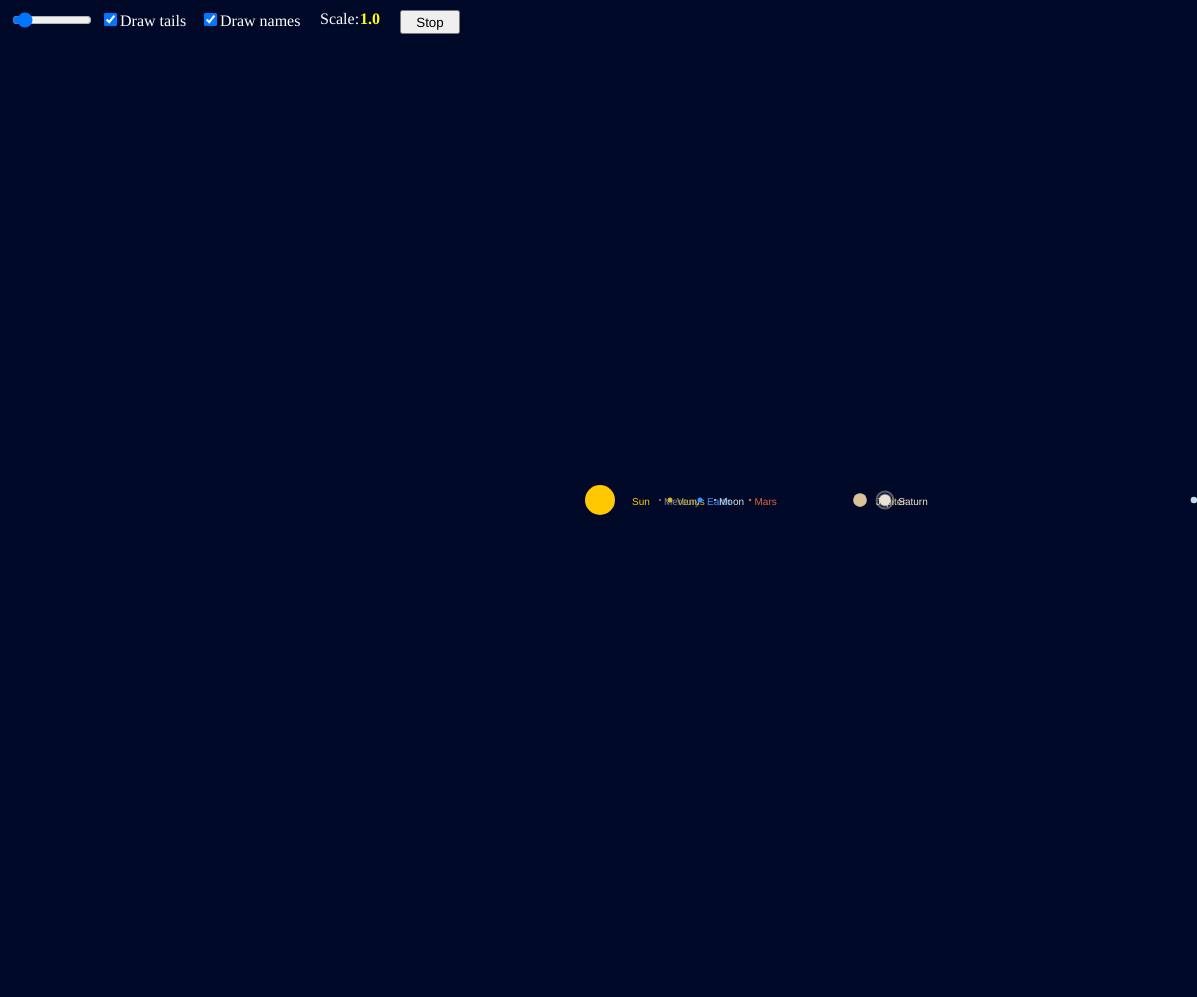
Frame 1 (no input)
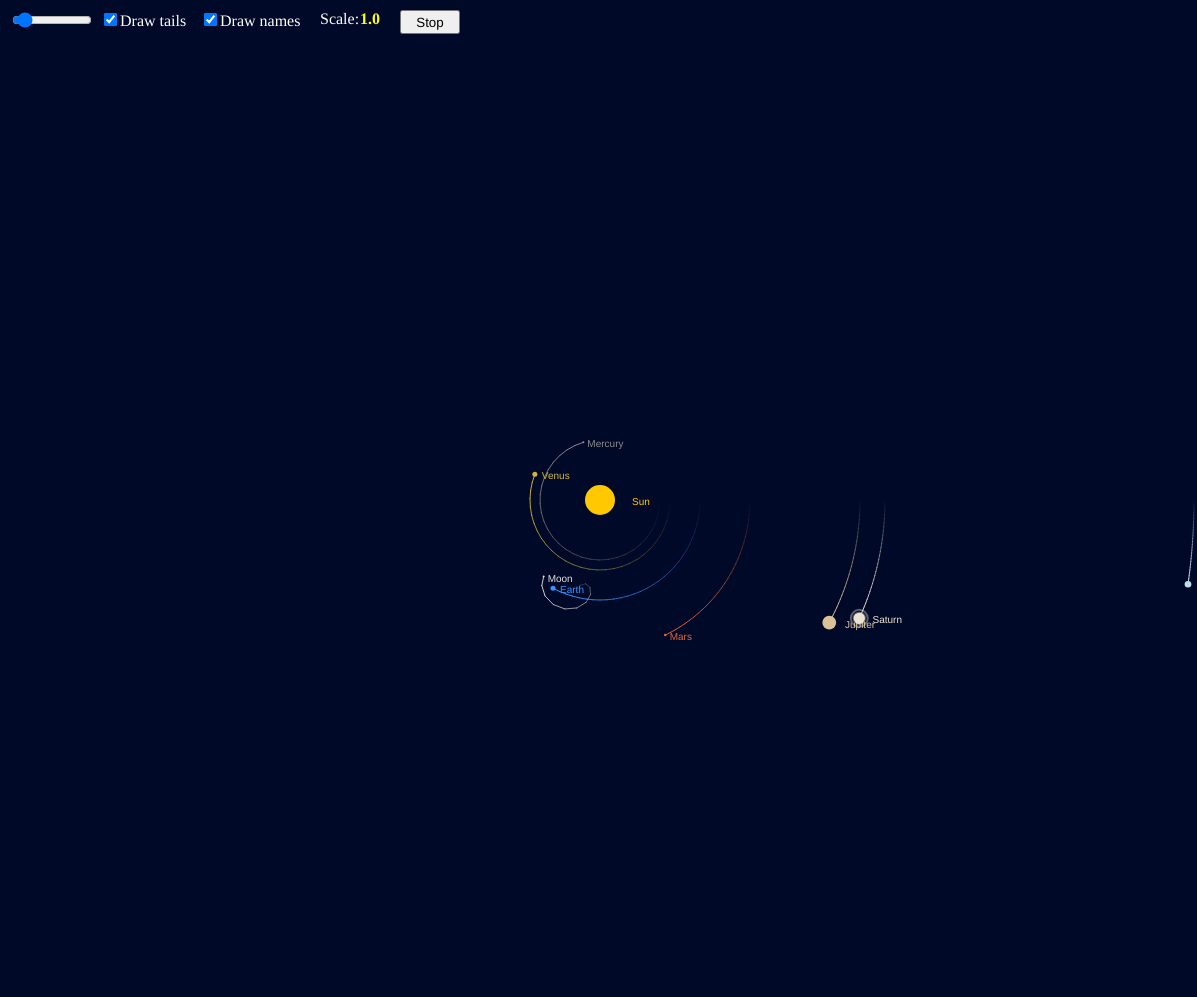
Frame 60 (no input)
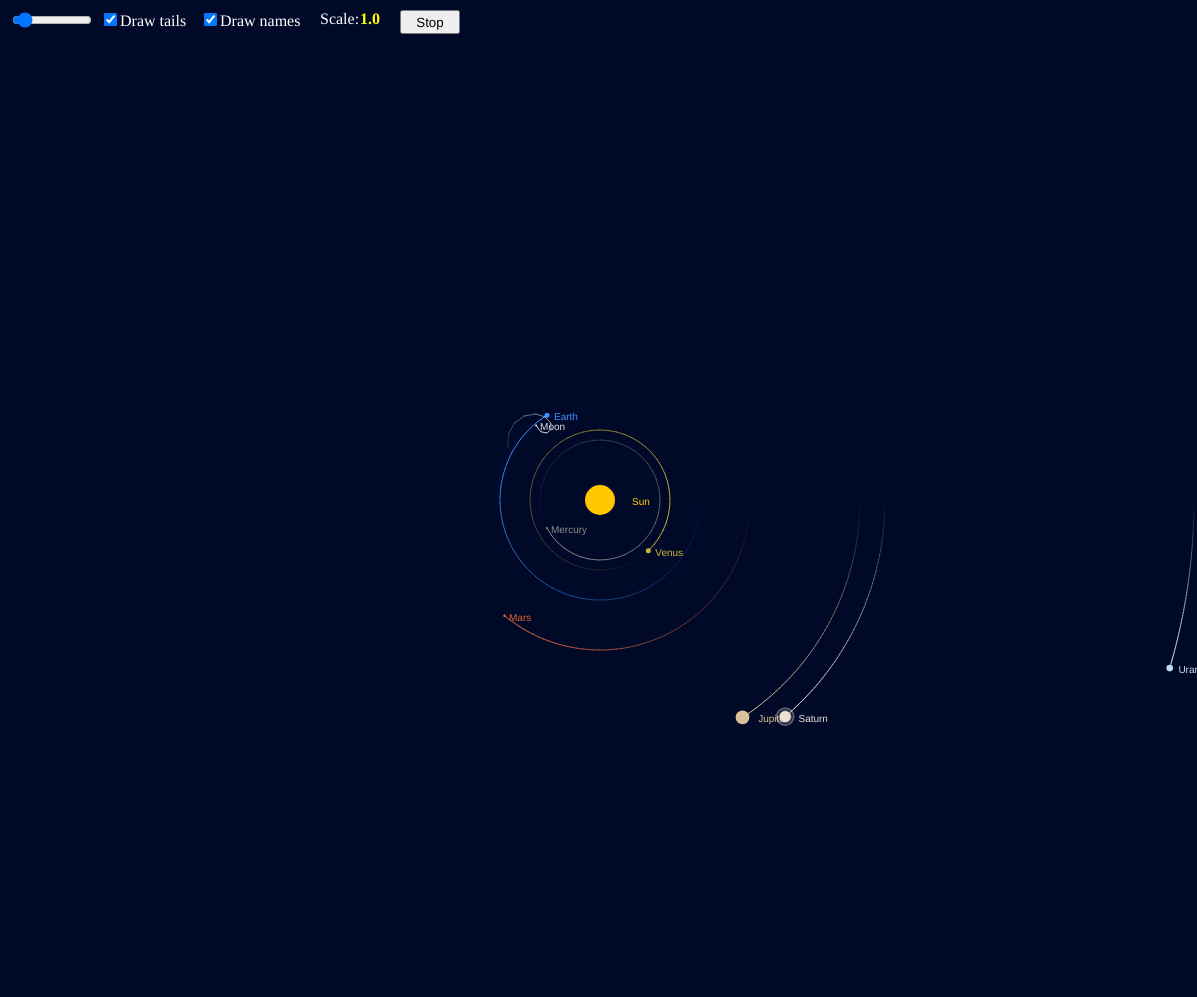
Frame 120 (the mouse pressed at the canvas centre since frame 60)

The p5.js sketch that drew these frames (run headless with seeded random() and noise() and a simulated clock; from frame 60 on, the mouse is pressed at the canvas centre):

// p5.js sketch
// ── sketch.js
//planet names
const planetNames = [
    "Mercury",
    "Venus",
    "Earth",
    "Mars",
    "Jupiter",
    "Saturn",
    "Neptune",
    "Uranus",
    "Moon"
];

//planet centers
const ORBIT_CENTER = {
    Mercury: "Sun",
    Venus: "Sun",
    Earth: "Sun",
    Mars: "Sun",
    Jupiter: "Sun",
    Saturn: "Sun",
    Neptune: "Sun",
    Uranus: "Sun",
    Moon: "Earth"
}
// planet colors in RGB
const COLOR_MAP = {
    Mercury: [140, 140, 140],
    Venus: [207, 181, 59],
    Earth: [59, 144, 255],
    Mars: [224, 100, 58],
    Jupiter: [219, 193, 151],
    Saturn: [235, 226, 211],
    Uranus: [190, 222, 235],
    Neptune: [84, 224, 255],
    Moon: [224,224,224]
  }
  // planet distance to the Sun (adjusted)
  const DISTANCE = {
    Mercury: 4 * 3 * 5,
    Venus: 7 * 2 * 5,
    Earth: 10 * 2 * 5,
    Mars: 15 * 2 * 5,
    Jupiter: 52 * 5,
    Saturn: 95 * 3,
    Neptune: 301 * 3,
    Uranus: 198 * 3,
    Moon: 15
  }
  // planet orbiting speed
  const SPEED = {
    Mercury: 6 * 88 / 3650 * 30,
    Venus: 3 * 225 / 3650 * 30,
    Earth: 10 / 100 * 30,
    Mars: 15 * 2 * 30,
    Jupiter: 10 / 1186 * 30,
    Saturn: 10 / 2945 * 30,
    Neptune: 10 / 16481 * 30,
    Uranus: 10 / 2945 * 30,
    Moon: 20
  }
  // planet size in relation to Earth (adjusted)
  const SIZE = {
    Mercury: 2 / 5 * 5,
    Venus: 1 * 5,
    Earth: 1 * 5,
    Mars: 0.5 * 5,
    Jupiter: 11 / 4 * 5,
    Saturn: 9 / 4 * 5,
    Neptune: 4 / 3 * 5,
    Uranus: 4 / 3 * 5,
    Moon: 2
  }
  //does planet has rings (like Saturn)?
  const HAS_RINGS = {
    Mercury: false,
    Venus: false,
    Earth: false,
    Mars: false,
    Jupiter: false,
    Saturn: true,
    Neptune: false,
    Uranus: false,
    Moon: false
  }

//Orbiter objects
let planets = [];
let sun = new Orbiter(null, "Sun", 30, 0);
//DOM objects
let sliderRate;
let chkTail;
let chkName;
let spanScaleLabel;
let spanScale;
let btnStart;
//variables for DOM objects
let frRate = 30;
var drawTail = true;
var drawName = true;
var drawScale = 1.0;
var isRunning = true;


function setup() {
    createCanvas(windowWidth - 3, windowHeight - 3);
    frameRate(frRate);

    sun.x = windowWidth / 2;
    sun.y = windowHeight / 2;
    sun.color = color(255, 200, 0);

    // Instantiate planets
    for (i = 0; i < 9; i++) {
        var center = getCenterByName(planetNames[i]);
        //if(planetNames[i]=="Moon")
            planets[i] = new Orbiter(center, planetNames[i], SIZE[planetNames[i]],DISTANCE[planetNames[i]], HAS_RINGS[planetNames[i]]);
        //else
        //    planets[i] = new Orbiter(sun, planetNames[i], SIZE[planetNames[i]],DISTANCE[planetNames[i]], HAS_RINGS[planetNames[i]]);
        planets[i].color = COLOR_MAP[planetNames[i]];
    }
    createPanel();
}

function createPanel(){
    sliderRate = createSlider(20, 144, 30, 1);
    sliderRate.position(10,10);
    sliderRate.style('width', '80px');
    chkTail = createCheckbox("Draw tails", true);
    chkTail.position(100,10);
    chkTail.style('color','white');
    chkTail.changed(myCheckedEvent);
    chkName = createCheckbox("Draw names", true);
    chkName.position(200,10);
    chkName.style('color','white');
    chkName.changed(myCheckedEvent);
    spanScaleLabel = createSpan("Scale:");
    spanScaleLabel.position(320,10);
    spanScaleLabel.style('color','white');
    spanScale = createSpan("1.0");
    spanScale.position(360,10);
    spanScale.style('color','yellow');
    spanScale.style('font-weight', '900');
    btnStart = createButton("Stop");
    btnStart.position(400,10);
    btnStart.size(60,24);
    btnStart.mousePressed(startMousePressed);
}

function getCenterByName(name){
    for(p of planets){
        if(ORBIT_CENTER[name] == p.planetName)
            return p;
    }
    return sun;
}

function startMousePressed(){
    if(isRunning){
        isRunning=false;
        btnStart.html("Start");
        //noLoop();
    }else{
        isRunning=true;
        btnStart.html("Stop");
        //loop();
    }
}

function myCheckedEvent(){
    drawTail = chkTail.checked();
    drawName = chkName.checked();
}

function mouseWheel(event) {
    //print(event.delta);
    drawScale -= event.delta/1000;
    sun.x = windowWidth / 2 / drawScale;
    sun.y = windowHeight / 2 / drawScale;
    for(p of planets){
        p.history = [];
        p.counter = 0;
        p.pathLen = 0;
    }
    spanScale.html(drawScale.toFixed(1).toString());
    return false;
}

function windowResized() {
    resizeCanvas(windowWidth - 3, windowHeight - 3);
    sun.x = windowWidth / 2 / drawScale;
    sun.y = windowHeight / 2 / drawScale;
    for(p of planets){
        p.history = [];
        p.counter = 0;
        p.pathLen = 0;
    }
    //console.log("window resized");
    //resize planets history
}

function draw() {
    if(!isRunning)return;
    frRate = sliderRate.value();
    frameRate(frRate);
    background(0, 10, 40);
    push();
    scale(drawScale);
    sun.display();
    //var msg="";
    for (planet of planets) {
        planet.orbit();
        planet.display();
        //msg += planet.history.length + " ";
    }
    pop();
    //console.log(msg);
}
// ── orbiter.js
class Orbiter {
    constructor(centerOfOrbit, planetName,  sizeRadius, orbitRadius, hasRings = false, orbitAngle = 0) {
        this.centerOfOrbit=centerOfOrbit;
        this.planetName = planetName;
        this.sizeRadius = sizeRadius;
        this.hasRings = hasRings;
        this.orbitRadius = orbitRadius;
        this.orbitAngle = orbitAngle;
         // degrees relative to x axis
        // 2000 is an arbitrary animation speed (which also depends on the frame rate)
        // The -1.5 exponent is due to Kepler's 3rd Law
        this.orbitAngleDelta = 2000 * Math.pow(orbitRadius, -1.5);
        if(centerOfOrbit!=null){
            this.x = this.centerOfOrbit.x + this.orbitRadius * cos(radians(this.orbitAngle));
            this.y = this.centerOfOrbit.y + this.orbitRadius * sin(radians(this.orbitAngle));
        }else{
            this.x=this.y=0;
        }
        this.color = 'white';
        this.history = [];
        this.pathLen = 0;
        this.counter=0;
    }

    orbit(primary) {
        if(this.centerOfOrbit!=null){
            if(this.counter % 2 == 0)
                this.history.push(createVector(this.x, this.y));
            else if(this.planetName=="Moon")this.history.push(createVector(this.x, this.y));
            this.x = this.centerOfOrbit.x + this.orbitRadius * cos(radians(this.orbitAngle));
            this.y = this.centerOfOrbit.y + this.orbitRadius * sin(radians(this.orbitAngle));
            this.orbitAngle = (this.orbitAngle + this.orbitAngleDelta) % 360;
            if(this.pathLen >= TWO_PI * this.orbitRadius)
                this.history.splice(0,1);
            this.counter++;
        }
    }

    display() {
        fill(this.color);
        stroke(this.color);
        strokeWeight(1);
        if(drawTail){
            if(this.history.length > 1){
                var r = red(this.color);
                var g = green(this.color);
                var b = blue(this.color);
                this.pathLen=0;
                for(var i = 1; i < this.history.length; i++){
                    var a = map(i, 1, this.history.length, 1, 255);
                    stroke(r, g, b, a);
                    line(this.history[i-1].x, this.history[i-1].y, this.history[i].x, this.history[i].y);
                    this.pathLen += dist(this.history[i-1].x, this.history[i-1].y, this.history[i].x, this.history[i].y);
                }
                line(this.history[this.history.length-1].x, this.history[this.history.length-1].y, this.x, this.y);
                this.pathLen += dist(this.history[this.history.length-1].x, this.history[this.history.length-1].y, this.x, this.y);
            }else{/*console.log(this.planetName+" history length = 0");*/}
        }
        noStroke();
        if(drawName){
            textSize(10);
            text(this.planetName, this.x + this.sizeRadius + 2, this.y + 5);
        }
        if(this.hasRings){
            noFill();
            stroke(red(this.color),green(this.color),blue(this.color), 100);
            strokeWeight(2);
            ellipse(this.x, this.y, 1.5*this.sizeRadius, 1.5*this.sizeRadius);
        }
        fill(this.color);
        ellipse(this.x, this.y, this.sizeRadius, this.sizeRadius);
        return; 
    }
}
